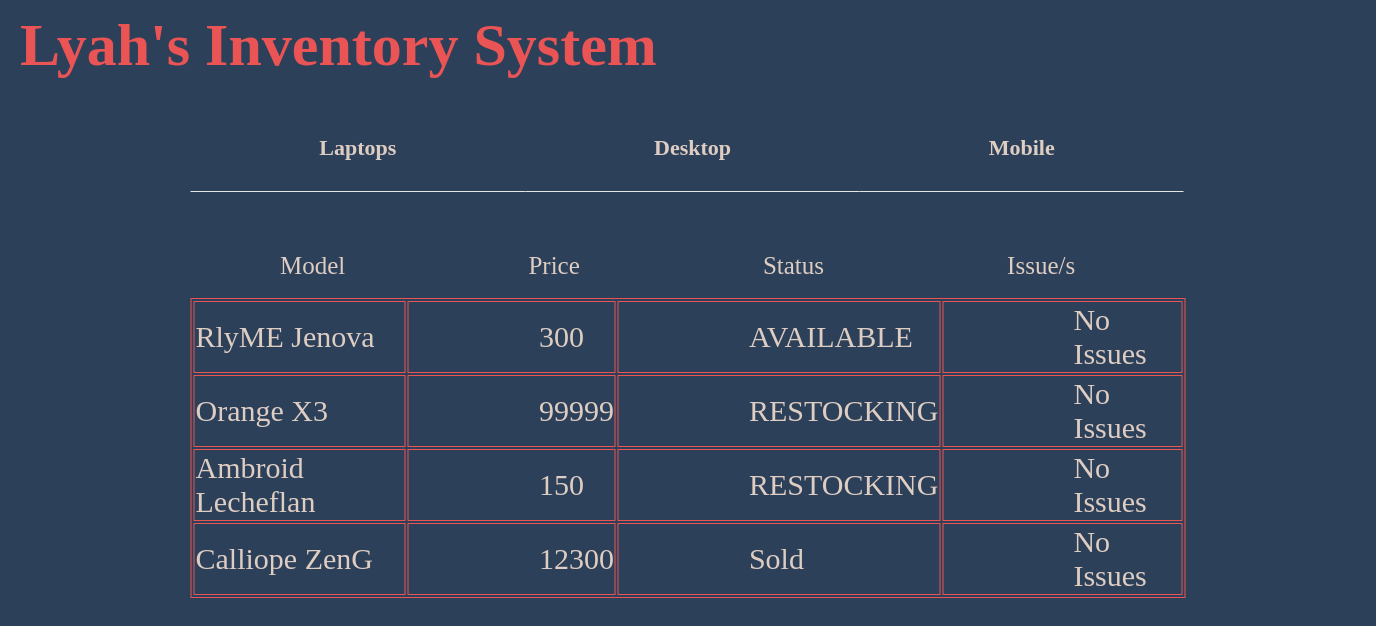
Screenshot of /display_mobile with the database file from the repository.
### inventory/models.py (models this page shows, shortened)
class Device(models.Model):
	type = models.CharField(max_length=100, blank=False)
	price = models.IntegerField()
	choices = (
		("Available", "Item ready to be purchased."),
		("Sold", "Item Sold"),
		("Restocking", "Item restocking in few days")
	)
	status = models.CharField(max_length=10, choices=choices, default="SOLD")
	issues = models.CharField(max_length=100, default="No Issues")
	class Meta:
		abstract = True

class Mobile(Device):
	pass

### inventory/views.py (the view)
# urls.py: url(r'^display_mobile', display_mobiles, name='display_mobiles')
def display_mobiles(request):
	items = Mobile.objects.all()
	context = {
		'items' : items,
	}
	return render(request, 'index.html', context)

### inventory/templates/index.html (shortened to what this page needs)
<!DOCTYPE html>
<html>
	<head>
		{% load static %}
		<link rel="stylesheet" href="{% static '/css/style.css' %}">
	</head>
	<body>
		<div id="wrap">
			<div id="nav">
				<div id="left">
					<h1>Lyah's Inventory System</h1>
				</div>
			</div>
			<div id="data">
				<div>
					<a href="{% url 'display_laptops' %}"><p id="laptop">Laptops</p></a>
					<a href="{% url 'display_desktops' %}"><p id="desktop">Desktop</p></a>
					<a href="{% url 'display_mobiles' %}"><p id="mobile">Mobile</p></a>
				</div>
				<div id="label">
					<span>Model</span>
					<span>Price</span>
					<span>Status</span>
					<span>Issue/s</span>
				</div>
				<br />
				<div id="items">
					<table style="width:100%">
						{% for item in items %}
						<tr>
							<td>{{item.type}}</td>
							<td class="left">{{item.price}}</td>
							<td class="left">{{item.status}}</td>
							<td class="left">{{item.issues}}</td>
						</tr>
						{% endfor %}
					</table>
					<br />
				</div>
			</div>
		</div>
	</body>
</html>

### inventory/static/css/style.css (style rules this page uses)
* { margin: 0; }
body { background: #2d4059; }
#wrap { width: 1366px; margin: 0 auto; }
#wrap #nav { width: auto; height: 60px; color: #ea5455; }
#wrap #nav #left { float: left; height: inherit; width: 50%; }
#wrap #nav #left h1 { padding: 11px 0 0 15px; }
#wrap #data { position: absolute; left: 50%; margin-top: 45px; transform: translateX(-50%); width: 995px; height: 300px; color: #decdc3; }
#wrap #data div:nth-child(1) { margin: 0 0 60px 4px; }
#wrap #data div a { color: #decdc3; text-decoration: none; font-size: 22px; font-weight: bold; }
#wrap #data div a p { display: inline-block; padding: 30px 13%; border-bottom: 1px solid #e5e5e5; margin-left: -4px; transition: border-bottom 0.5s; }
#wrap #data #label span { font-size: 25px; padding: 0 9%; }
#wrap #data #items table tr td { font-size: 30px; }
#wrap #data #items table tr .left { padding-left: 130px; }
table, th, td { border: 1px solid #ea5455; }
h1 { font-size: 60px; }

### rows the page displays
Mobile: type "RlyME Jenova", price "300", status "AVAILABLE", issues "No Issues"
Mobile: type "Orange X3", price "99999", status "RESTOCKING", issues "No Issues"
Mobile: type "Ambroid Lecheflan", price "150", status "RESTOCKING", issues "No Issues"
Mobile: type "Calliope ZenG", price "12300", status "Sold", issues "No Issues"
